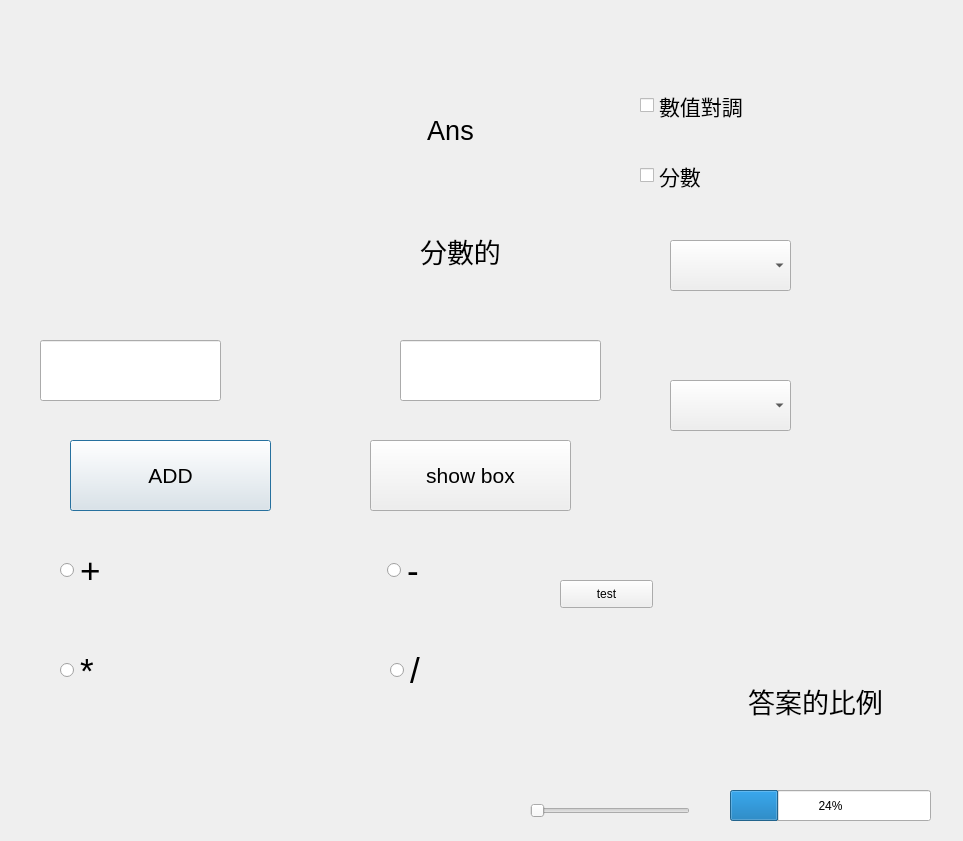
<?xml version="1.0" encoding="UTF-8"?>
<ui version="4.0">
 <class>Dialog</class>
 <widget class="QDialog" name="Dialog">
  <property name="geometry">
   <rect>
    <x>0</x>
    <y>0</y>
    <width>963</width>
    <height>841</height>
   </rect>
  </property>
  <property name="windowTitle">
   <string>Dialog</string>
  </property>
  <widget class="QLineEdit" name="lineEdit">
   <property name="geometry">
    <rect>
     <x>40</x>
     <y>340</y>
     <width>181</width>
     <height>61</height>
    </rect>
   </property>
   <property name="font">
    <font>
     <family>Agency FB</family>
     <pointsize>20</pointsize>
    </font>
   </property>
   <property name="text">
    <string/>
   </property>
   <property name="maxLength">
    <number>32766</number>
   </property>
   <property name="alignment">
    <set>Qt::AlignCenter</set>
   </property>
  </widget>
  <widget class="QLineEdit" name="lineEdit_2">
   <property name="geometry">
    <rect>
     <x>400</x>
     <y>340</y>
     <width>201</width>
     <height>61</height>
    </rect>
   </property>
   <property name="font">
    <font>
     <family>Agency FB</family>
     <pointsize>20</pointsize>
    </font>
   </property>
   <property name="text">
    <string/>
   </property>
   <property name="alignment">
    <set>Qt::AlignCenter</set>
   </property>
  </widget>
  <widget class="QLabel" name="label">
   <property name="geometry">
    <rect>
     <x>280</x>
     <y>70</y>
     <width>341</width>
     <height>121</height>
    </rect>
   </property>
   <property name="font">
    <font>
     <pointsize>20</pointsize>
    </font>
   </property>
   <property name="text">
    <string>Ans</string>
   </property>
   <property name="alignment">
    <set>Qt::AlignCenter</set>
   </property>
  </widget>
  <widget class="QPushButton" name="pushButton">
   <property name="geometry">
    <rect>
     <x>70</x>
     <y>440</y>
     <width>201</width>
     <height>71</height>
    </rect>
   </property>
   <property name="font">
    <font>
     <pointsize>16</pointsize>
    </font>
   </property>
   <property name="text">
    <string>ADD</string>
   </property>
  </widget>
  <widget class="QLabel" name="pic">
   <property name="geometry">
    <rect>
     <x>50</x>
     <y>80</y>
     <width>171</width>
     <height>161</height>
    </rect>
   </property>
   <property name="text">
    <string/>
   </property>
   <property name="pixmap">
    <pixmap>0515_1/cat.jpg</pixmap>
   </property>
   <property name="scaledContents">
    <bool>true</bool>
   </property>
  </widget>
  <widget class="QRadioButton" name="radioButton">
   <property name="geometry">
    <rect>
     <x>60</x>
     <y>540</y>
     <width>241</width>
     <height>61</height>
    </rect>
   </property>
   <property name="font">
    <font>
     <pointsize>26</pointsize>
    </font>
   </property>
   <property name="text">
    <string>+</string>
   </property>
   <property name="autoExclusive">
    <bool>false</bool>
   </property>
  </widget>
  <widget class="QRadioButton" name="radioButton_2">
   <property name="geometry">
    <rect>
     <x>387</x>
     <y>540</y>
     <width>251</width>
     <height>61</height>
    </rect>
   </property>
   <property name="font">
    <font>
     <pointsize>26</pointsize>
    </font>
   </property>
   <property name="text">
    <string>-</string>
   </property>
   <property name="autoExclusive">
    <bool>false</bool>
   </property>
  </widget>
  <widget class="QRadioButton" name="radioButton_3">
   <property name="geometry">
    <rect>
     <x>60</x>
     <y>640</y>
     <width>251</width>
     <height>61</height>
    </rect>
   </property>
   <property name="font">
    <font>
     <pointsize>26</pointsize>
    </font>
   </property>
   <property name="text">
    <string>*</string>
   </property>
   <property name="autoExclusive">
    <bool>false</bool>
   </property>
  </widget>
  <widget class="QRadioButton" name="radioButton_4">
   <property name="geometry">
    <rect>
     <x>390</x>
     <y>640</y>
     <width>251</width>
     <height>61</height>
    </rect>
   </property>
   <property name="font">
    <font>
     <pointsize>26</pointsize>
    </font>
   </property>
   <property name="text">
    <string>/</string>
   </property>
   <property name="autoExclusive">
    <bool>false</bool>
   </property>
  </widget>
  <widget class="QCheckBox" name="checkBox">
   <property name="geometry">
    <rect>
     <x>640</x>
     <y>50</y>
     <width>181</width>
     <height>111</height>
    </rect>
   </property>
   <property name="font">
    <font>
     <pointsize>16</pointsize>
    </font>
   </property>
   <property name="text">
    <string>數值對調</string>
   </property>
  </widget>
  <widget class="QCheckBox" name="checkBox_2">
   <property name="geometry">
    <rect>
     <x>640</x>
     <y>120</y>
     <width>181</width>
     <height>111</height>
    </rect>
   </property>
   <property name="font">
    <font>
     <pointsize>16</pointsize>
    </font>
   </property>
   <property name="text">
    <string>分數</string>
   </property>
  </widget>
  <widget class="QLabel" name="label_2">
   <property name="geometry">
    <rect>
     <x>290</x>
     <y>190</y>
     <width>341</width>
     <height>121</height>
    </rect>
   </property>
   <property name="font">
    <font>
     <pointsize>20</pointsize>
    </font>
   </property>
   <property name="text">
    <string>分數的</string>
   </property>
   <property name="alignment">
    <set>Qt::AlignCenter</set>
   </property>
  </widget>
  <widget class="QComboBox" name="comboBox">
   <property name="geometry">
    <rect>
     <x>670</x>
     <y>240</y>
     <width>121</width>
     <height>51</height>
    </rect>
   </property>
   <property name="font">
    <font>
     <pointsize>12</pointsize>
    </font>
   </property>
  </widget>
  <widget class="QPushButton" name="pushButton_2">
   <property name="geometry">
    <rect>
     <x>370</x>
     <y>440</y>
     <width>201</width>
     <height>71</height>
    </rect>
   </property>
   <property name="font">
    <font>
     <pointsize>16</pointsize>
    </font>
   </property>
   <property name="text">
    <string>show box</string>
   </property>
  </widget>
  <widget class="QPushButton" name="pushButton_3">
   <property name="geometry">
    <rect>
     <x>560</x>
     <y>580</y>
     <width>93</width>
     <height>28</height>
    </rect>
   </property>
   <property name="text">
    <string>test</string>
   </property>
  </widget>
  <widget class="QComboBox" name="comboBox_2">
   <property name="geometry">
    <rect>
     <x>670</x>
     <y>380</y>
     <width>121</width>
     <height>51</height>
    </rect>
   </property>
   <property name="font">
    <font>
     <pointsize>12</pointsize>
    </font>
   </property>
  </widget>
  <widget class="QLabel" name="label_3">
   <property name="geometry">
    <rect>
     <x>40</x>
     <y>40</y>
     <width>231</width>
     <height>261</height>
    </rect>
   </property>
   <property name="text">
    <string/>
   </property>
   <property name="pixmap">
    <pixmap>cat.jpg</pixmap>
   </property>
   <property name="scaledContents">
    <bool>true</bool>
   </property>
  </widget>
  <widget class="QProgressBar" name="progressBar">
   <property name="geometry">
    <rect>
     <x>730</x>
     <y>790</y>
     <width>201</width>
     <height>31</height>
    </rect>
   </property>
   <property name="value">
    <number>24</number>
   </property>
  </widget>
  <widget class="QSlider" name="horizontalSlider">
   <property name="geometry">
    <rect>
     <x>530</x>
     <y>800</y>
     <width>160</width>
     <height>22</height>
    </rect>
   </property>
   <property name="orientation">
    <enum>Qt::Horizontal</enum>
   </property>
  </widget>
  <widget class="QLabel" name="label_4">
   <property name="geometry">
    <rect>
     <x>700</x>
     <y>670</y>
     <width>231</width>
     <height>61</height>
    </rect>
   </property>
   <property name="font">
    <font>
     <pointsize>20</pointsize>
    </font>
   </property>
   <property name="text">
    <string>答案的比例</string>
   </property>
   <property name="alignment">
    <set>Qt::AlignCenter</set>
   </property>
  </widget>
 </widget>
 <resources/>
 <connections/>
</ui>
